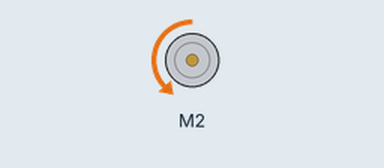
The sketch below on a simulated Arduino Uno, built with avr-gcc and run on an emulated ATmega328P. On the bench: DC motor (green arrow = forward, orange = backward, longer = faster).

Above: at 2.5 s.
At 7.5 s:
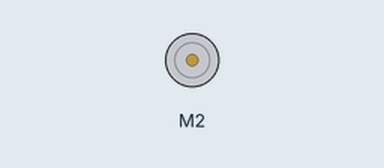
Timing chart, 0 to 13.0 s (numbered marks = the images above):
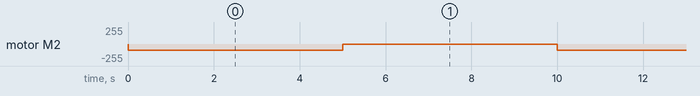

Measured:
- by itself, motor M2: alternates backward 90/255 for 5.0 s and stopped for 5.0 s

The sketch:

motor-testing.ino
```cpp
#include <Wire.h>
#include <Adafruit_MotorShield.h>
#include "utility/Adafruit_MS_PWMServoDriver.h"

Adafruit_MotorShield AFMS = Adafruit_MotorShield();

// Motor 0 is on the right from the top view. Or we could switch the wires idk
Adafruit_DCMotor *motor0 = AFMS.getMotor(1);
Adafruit_DCMotor *motor1 = AFMS.getMotor(2);

void setup() {
    AFMS.begin();
    Serial.begin(115200);

    // Set default speed: 0 is stopped, 255 is full speed
    // These are the speeds required for the child to go in a straight line
    //motor0->setSpeed(10);
    motor1->setSpeed(90);
}

void loop() {
    // Do your control loop stuff, changing speeds of motors
    // based on IR sensor readings

    // Argument to run could be FORWARD, BACKWARD, or RELEASE
    motor1->run(BACKWARD);
    //motor1->run(BACKWARD);
    delay(5000);
    motor1->run(RELEASE);
    delay(5000);

}
```
